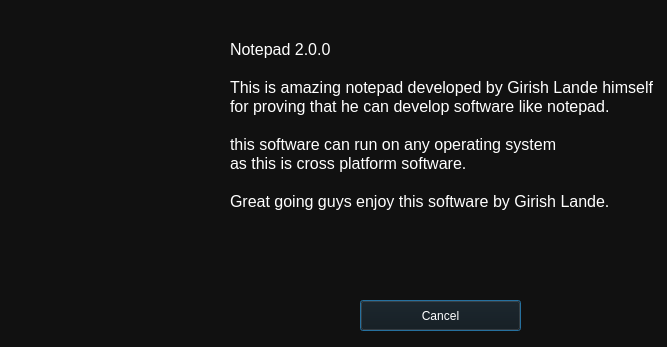
<?xml version="1.0" encoding="UTF-8"?>
<ui version="4.0">
 <class>Dialog</class>
 <widget class="QDialog" name="Dialog">
  <property name="geometry">
   <rect>
    <x>0</x>
    <y>0</y>
    <width>667</width>
    <height>347</height>
   </rect>
  </property>
  <property name="palette">
   <palette>
    <active>
     <colorrole role="WindowText">
      <brush brushstyle="SolidPattern">
       <color alpha="255">
        <red>255</red>
        <green>255</green>
        <blue>255</blue>
       </color>
      </brush>
     </colorrole>
     <colorrole role="Button">
      <brush brushstyle="SolidPattern">
       <color alpha="255">
        <red>17</red>
        <green>17</green>
        <blue>17</blue>
       </color>
      </brush>
     </colorrole>
     <colorrole role="Light">
      <brush brushstyle="SolidPattern">
       <color alpha="255">
        <red>25</red>
        <green>25</green>
        <blue>25</blue>
       </color>
      </brush>
     </colorrole>
     <colorrole role="Midlight">
      <brush brushstyle="SolidPattern">
       <color alpha="255">
        <red>21</red>
        <green>21</green>
        <blue>21</blue>
       </color>
      </brush>
     </colorrole>
     <colorrole role="Dark">
      <brush brushstyle="SolidPattern">
       <color alpha="255">
        <red>8</red>
        <green>8</green>
        <blue>8</blue>
       </color>
      </brush>
     </colorrole>
     <colorrole role="Mid">
      <brush brushstyle="SolidPattern">
       <color alpha="255">
        <red>11</red>
        <green>11</green>
        <blue>11</blue>
       </color>
      </brush>
     </colorrole>
     <colorrole role="Text">
      <brush brushstyle="SolidPattern">
       <color alpha="255">
        <red>255</red>
        <green>255</green>
        <blue>255</blue>
       </color>
      </brush>
     </colorrole>
     <colorrole role="BrightText">
      <brush brushstyle="SolidPattern">
       <color alpha="255">
        <red>255</red>
        <green>255</green>
        <blue>255</blue>
       </color>
      </brush>
     </colorrole>
     <colorrole role="ButtonText">
      <brush brushstyle="SolidPattern">
       <color alpha="255">
        <red>255</red>
        <green>255</green>
        <blue>255</blue>
       </color>
      </brush>
     </colorrole>
     <colorrole role="Base">
      <brush brushstyle="SolidPattern">
       <color alpha="255">
        <red>0</red>
        <green>0</green>
        <blue>0</blue>
       </color>
      </brush>
     </colorrole>
     <colorrole role="Window">
      <brush brushstyle="SolidPattern">
       <color alpha="255">
        <red>17</red>
        <green>17</green>
        <blue>17</blue>
       </color>
      </brush>
     </colorrole>
     <colorrole role="Shadow">
      <brush brushstyle="SolidPattern">
       <color alpha="255">
        <red>0</red>
        <green>0</green>
        <blue>0</blue>
       </color>
      </brush>
     </colorrole>
     <colorrole role="AlternateBase">
      <brush brushstyle="SolidPattern">
       <color alpha="255">
        <red>8</red>
        <green>8</green>
        <blue>8</blue>
       </color>
      </brush>
     </colorrole>
     <colorrole role="ToolTipBase">
      <brush brushstyle="SolidPattern">
       <color alpha="255">
        <red>255</red>
        <green>255</green>
        <blue>220</blue>
       </color>
      </brush>
     </colorrole>
     <colorrole role="ToolTipText">
      <brush brushstyle="SolidPattern">
       <color alpha="255">
        <red>0</red>
        <green>0</green>
        <blue>0</blue>
       </color>
      </brush>
     </colorrole>
     <colorrole role="PlaceholderText">
      <brush brushstyle="SolidPattern">
       <color alpha="128">
        <red>255</red>
        <green>255</green>
        <blue>255</blue>
       </color>
      </brush>
     </colorrole>
    </active>
    <inactive>
     <colorrole role="WindowText">
      <brush brushstyle="SolidPattern">
       <color alpha="255">
        <red>255</red>
        <green>255</green>
        <blue>255</blue>
       </color>
      </brush>
     </colorrole>
     <colorrole role="Button">
      <brush brushstyle="SolidPattern">
       <color alpha="255">
        <red>17</red>
        <green>17</green>
        <blue>17</blue>
       </color>
      </brush>
     </colorrole>
     <colorrole role="Light">
      <brush brushstyle="SolidPattern">
       <color alpha="255">
        <red>25</red>
        <green>25</green>
        <blue>25</blue>
       </color>
      </brush>
     </colorrole>
     <colorrole role="Midlight">
      <brush brushstyle="SolidPattern">
       <color alpha="255">
        <red>21</red>
        <green>21</green>
        <blue>21</blue>
       </color>
      </brush>
     </colorrole>
     <colorrole role="Dark">
      <brush brushstyle="SolidPattern">
       <color alpha="255">
        <red>8</red>
        <green>8</green>
        <blue>8</blue>
       </color>
      </brush>
     </colorrole>
     <colorrole role="Mid">
      <brush brushstyle="SolidPattern">
       <color alpha="255">
        <red>11</red>
        <green>11</green>
        <blue>11</blue>
       </color>
      </brush>
     </colorrole>
     <colorrole role="Text">
      <brush brushstyle="SolidPattern">
       <color alpha="255">
        <red>255</red>
        <green>255</green>
        <blue>255</blue>
       </color>
      </brush>
     </colorrole>
     <colorrole role="BrightText">
      <brush brushstyle="SolidPattern">
       <color alpha="255">
        <red>255</red>
        <green>255</green>
        <blue>255</blue>
       </color>
      </brush>
     </colorrole>
     <colorrole role="ButtonText">
      <brush brushstyle="SolidPattern">
       <color alpha="255">
        <red>255</red>
        <green>255</green>
        <blue>255</blue>
       </color>
      </brush>
     </colorrole>
     <colorrole role="Base">
      <brush brushstyle="SolidPattern">
       <color alpha="255">
        <red>0</red>
        <green>0</green>
        <blue>0</blue>
       </color>
      </brush>
     </colorrole>
     <colorrole role="Window">
      <brush brushstyle="SolidPattern">
       <color alpha="255">
        <red>17</red>
        <green>17</green>
        <blue>17</blue>
       </color>
      </brush>
     </colorrole>
     <colorrole role="Shadow">
      <brush brushstyle="SolidPattern">
       <color alpha="255">
        <red>0</red>
        <green>0</green>
        <blue>0</blue>
       </color>
      </brush>
     </colorrole>
     <colorrole role="AlternateBase">
      <brush brushstyle="SolidPattern">
       <color alpha="255">
        <red>8</red>
        <green>8</green>
        <blue>8</blue>
       </color>
      </brush>
     </colorrole>
     <colorrole role="ToolTipBase">
      <brush brushstyle="SolidPattern">
       <color alpha="255">
        <red>255</red>
        <green>255</green>
        <blue>220</blue>
       </color>
      </brush>
     </colorrole>
     <colorrole role="ToolTipText">
      <brush brushstyle="SolidPattern">
       <color alpha="255">
        <red>0</red>
        <green>0</green>
        <blue>0</blue>
       </color>
      </brush>
     </colorrole>
     <colorrole role="PlaceholderText">
      <brush brushstyle="SolidPattern">
       <color alpha="128">
        <red>255</red>
        <green>255</green>
        <blue>255</blue>
       </color>
      </brush>
     </colorrole>
    </inactive>
    <disabled>
     <colorrole role="WindowText">
      <brush brushstyle="SolidPattern">
       <color alpha="255">
        <red>8</red>
        <green>8</green>
        <blue>8</blue>
       </color>
      </brush>
     </colorrole>
     <colorrole role="Button">
      <brush brushstyle="SolidPattern">
       <color alpha="255">
        <red>17</red>
        <green>17</green>
        <blue>17</blue>
       </color>
      </brush>
     </colorrole>
     <colorrole role="Light">
      <brush brushstyle="SolidPattern">
       <color alpha="255">
        <red>25</red>
        <green>25</green>
        <blue>25</blue>
       </color>
      </brush>
     </colorrole>
     <colorrole role="Midlight">
      <brush brushstyle="SolidPattern">
       <color alpha="255">
        <red>21</red>
        <green>21</green>
        <blue>21</blue>
       </color>
      </brush>
     </colorrole>
     <colorrole role="Dark">
      <brush brushstyle="SolidPattern">
       <color alpha="255">
        <red>8</red>
        <green>8</green>
        <blue>8</blue>
       </color>
      </brush>
     </colorrole>
     <colorrole role="Mid">
      <brush brushstyle="SolidPattern">
       <color alpha="255">
        <red>11</red>
        <green>11</green>
        <blue>11</blue>
       </color>
      </brush>
     </colorrole>
     <colorrole role="Text">
      <brush brushstyle="SolidPattern">
       <color alpha="255">
        <red>8</red>
        <green>8</green>
        <blue>8</blue>
       </color>
      </brush>
     </colorrole>
     <colorrole role="BrightText">
      <brush brushstyle="SolidPattern">
       <color alpha="255">
        <red>255</red>
        <green>255</green>
        <blue>255</blue>
       </color>
      </brush>
     </colorrole>
     <colorrole role="ButtonText">
      <brush brushstyle="SolidPattern">
       <color alpha="255">
        <red>8</red>
        <green>8</green>
        <blue>8</blue>
       </color>
      </brush>
     </colorrole>
     <colorrole role="Base">
      <brush brushstyle="SolidPattern">
       <color alpha="255">
        <red>17</red>
        <green>17</green>
        <blue>17</blue>
       </color>
      </brush>
     </colorrole>
     <colorrole role="Window">
      <brush brushstyle="SolidPattern">
       <color alpha="255">
        <red>17</red>
        <green>17</green>
        <blue>17</blue>
       </color>
      </brush>
     </colorrole>
     <colorrole role="Shadow">
      <brush brushstyle="SolidPattern">
       <color alpha="255">
        <red>0</red>
        <green>0</green>
        <blue>0</blue>
       </color>
      </brush>
     </colorrole>
     <colorrole role="AlternateBase">
      <brush brushstyle="SolidPattern">
       <color alpha="255">
        <red>17</red>
        <green>17</green>
        <blue>17</blue>
       </color>
      </brush>
     </colorrole>
     <colorrole role="ToolTipBase">
      <brush brushstyle="SolidPattern">
       <color alpha="255">
        <red>255</red>
        <green>255</green>
        <blue>220</blue>
       </color>
      </brush>
     </colorrole>
     <colorrole role="ToolTipText">
      <brush brushstyle="SolidPattern">
       <color alpha="255">
        <red>0</red>
        <green>0</green>
        <blue>0</blue>
       </color>
      </brush>
     </colorrole>
     <colorrole role="PlaceholderText">
      <brush brushstyle="SolidPattern">
       <color alpha="128">
        <red>255</red>
        <green>255</green>
        <blue>255</blue>
       </color>
      </brush>
     </colorrole>
    </disabled>
   </palette>
  </property>
  <property name="windowTitle">
   <string>Dialog</string>
  </property>
  <property name="autoFillBackground">
   <bool>true</bool>
  </property>
  <widget class="QLabel" name="label">
   <property name="geometry">
    <rect>
     <x>20</x>
     <y>30</y>
     <width>181</width>
     <height>201</height>
    </rect>
   </property>
   <property name="text">
    <string>&lt;html&gt;&lt;head/&gt;&lt;body&gt;&lt;p&gt;&lt;img src=&quot;:/new/images/images/girishlande.jfif&quot;/&gt;&lt;/p&gt;&lt;/body&gt;&lt;/html&gt;</string>
   </property>
  </widget>
  <widget class="QPushButton" name="pushButton">
   <property name="geometry">
    <rect>
     <x>360</x>
     <y>300</y>
     <width>161</width>
     <height>31</height>
    </rect>
   </property>
   <property name="text">
    <string>Cancel</string>
   </property>
  </widget>
  <widget class="QLabel" name="label_2">
   <property name="geometry">
    <rect>
     <x>230</x>
     <y>0</y>
     <width>431</width>
     <height>251</height>
    </rect>
   </property>
   <property name="text">
    <string>&lt;!DOCTYPE HTML PUBLIC &quot;-//W3C//DTD HTML 4.0//EN&quot; &quot;http://www.w3.org/TR/REC-html40/strict.dtd&quot;&gt;
&lt;html&gt;&lt;head&gt;&lt;meta name=&quot;qrichtext&quot; content=&quot;1&quot; /&gt;&lt;style type=&quot;text/css&quot;&gt;
p, li { white-space: pre-wrap; }
&lt;/style&gt;&lt;/head&gt;&lt;body style=&quot; font-family:'MS Shell Dlg 2'; font-size:8pt; font-weight:400; font-style:normal;&quot;&gt;
&lt;p style=&quot; margin-top:0px; margin-bottom:0px; margin-left:0px; margin-right:0px; -qt-block-indent:0; text-indent:0px;&quot;&gt;&lt;span style=&quot; font-size:12pt;&quot;&gt;Notepad 2.0.0&lt;/span&gt;&lt;/p&gt;
&lt;p style=&quot;-qt-paragraph-type:empty; margin-top:0px; margin-bottom:0px; margin-left:0px; margin-right:0px; -qt-block-indent:0; text-indent:0px; font-size:12pt;&quot;&gt;&lt;br /&gt;&lt;/p&gt;
&lt;p style=&quot; margin-top:0px; margin-bottom:0px; margin-left:0px; margin-right:0px; -qt-block-indent:0; text-indent:0px;&quot;&gt;&lt;span style=&quot; font-size:12pt;&quot;&gt;This is amazing notepad developed by Girish Lande himself &lt;/span&gt;&lt;/p&gt;
&lt;p style=&quot; margin-top:0px; margin-bottom:0px; margin-left:0px; margin-right:0px; -qt-block-indent:0; text-indent:0px;&quot;&gt;&lt;span style=&quot; font-size:12pt;&quot;&gt;for proving that he can develop software like notepad. &lt;/span&gt;&lt;/p&gt;
&lt;p style=&quot;-qt-paragraph-type:empty; margin-top:0px; margin-bottom:0px; margin-left:0px; margin-right:0px; -qt-block-indent:0; text-indent:0px; font-size:12pt;&quot;&gt;&lt;br /&gt;&lt;/p&gt;
&lt;p style=&quot; margin-top:0px; margin-bottom:0px; margin-left:0px; margin-right:0px; -qt-block-indent:0; text-indent:0px;&quot;&gt;&lt;span style=&quot; font-size:12pt;&quot;&gt;this software can run on any operating system&lt;/span&gt;&lt;/p&gt;
&lt;p style=&quot; margin-top:0px; margin-bottom:0px; margin-left:0px; margin-right:0px; -qt-block-indent:0; text-indent:0px;&quot;&gt;&lt;span style=&quot; font-size:12pt;&quot;&gt;as this is cross platform software. &lt;/span&gt;&lt;/p&gt;
&lt;p style=&quot;-qt-paragraph-type:empty; margin-top:0px; margin-bottom:0px; margin-left:0px; margin-right:0px; -qt-block-indent:0; text-indent:0px; font-size:12pt;&quot;&gt;&lt;br /&gt;&lt;/p&gt;
&lt;p style=&quot; margin-top:0px; margin-bottom:0px; margin-left:0px; margin-right:0px; -qt-block-indent:0; text-indent:0px;&quot;&gt;&lt;span style=&quot; font-size:12pt;&quot;&gt;Great going guys enjoy this software by Girish Lande.&lt;/span&gt;&lt;/p&gt;&lt;/body&gt;&lt;/html&gt;</string>
   </property>
  </widget>
 </widget>
 <resources/>
 <connections/>
</ui>
